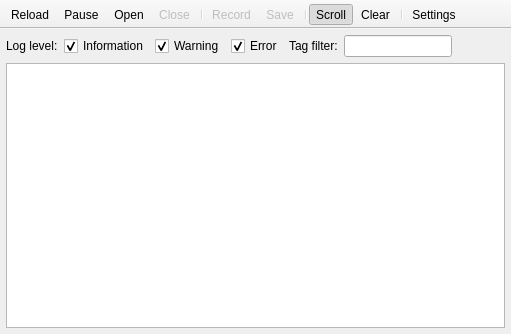
<?xml version="1.0" encoding="UTF-8"?>
<ui version="4.0">
 <class>MainWindow</class>
 <widget class="QMainWindow" name="MainWindow">
  <property name="geometry">
   <rect>
    <x>0</x>
    <y>0</y>
    <width>511</width>
    <height>334</height>
   </rect>
  </property>
  <property name="windowTitle">
   <string>Escorpio - LogBug</string>
  </property>
  <property name="windowIcon">
   <iconset resource="assets/assets.qrc">
    <normaloff>:/LogBug.png</normaloff>:/LogBug.png</iconset>
  </property>
  <widget class="QWidget" name="centralWidget">
   <layout class="QGridLayout" name="gridLayout_2">
    <property name="leftMargin">
     <number>3</number>
    </property>
    <property name="topMargin">
     <number>3</number>
    </property>
    <property name="rightMargin">
     <number>3</number>
    </property>
    <property name="bottomMargin">
     <number>3</number>
    </property>
    <item row="0" column="0">
     <widget class="QStackedWidget" name="stackedWidget">
      <property name="currentIndex">
       <number>0</number>
      </property>
      <widget class="QWidget" name="page">
       <layout class="QGridLayout" name="gridLayout">
        <property name="leftMargin">
         <number>3</number>
        </property>
        <property name="topMargin">
         <number>3</number>
        </property>
        <property name="rightMargin">
         <number>3</number>
        </property>
        <property name="bottomMargin">
         <number>3</number>
        </property>
        <item row="0" column="0">
         <layout class="QVBoxLayout" name="verticalLayout">
          <item>
           <layout class="QHBoxLayout" name="horizontalLayout">
            <item>
             <widget class="QLabel" name="label">
              <property name="text">
               <string>Log level:</string>
              </property>
             </widget>
            </item>
            <item>
             <widget class="QCheckBox" name="infoCheck">
              <property name="text">
               <string>Information</string>
              </property>
              <property name="icon">
               <iconset resource="assets/assets.qrc">
                <normaloff>:/info.png</normaloff>:/info.png</iconset>
              </property>
              <property name="checked">
               <bool>true</bool>
              </property>
             </widget>
            </item>
            <item>
             <widget class="QCheckBox" name="warningCheck">
              <property name="text">
               <string>Warning</string>
              </property>
              <property name="icon">
               <iconset resource="assets/assets.qrc">
                <normaloff>:/warning.png</normaloff>:/warning.png</iconset>
              </property>
              <property name="checked">
               <bool>true</bool>
              </property>
             </widget>
            </item>
            <item>
             <widget class="QCheckBox" name="errorCheck">
              <property name="text">
               <string>Error</string>
              </property>
              <property name="icon">
               <iconset resource="assets/assets.qrc">
                <normaloff>:/error.png</normaloff>:/error.png</iconset>
              </property>
              <property name="checked">
               <bool>true</bool>
              </property>
             </widget>
            </item>
            <item>
             <widget class="QLabel" name="label_2">
              <property name="text">
               <string>Tag filter:</string>
              </property>
             </widget>
            </item>
            <item>
             <widget class="QLineEdit" name="tagFilterText">
              <property name="sizePolicy">
               <sizepolicy hsizetype="Preferred" vsizetype="Fixed">
                <horstretch>0</horstretch>
                <verstretch>0</verstretch>
               </sizepolicy>
              </property>
             </widget>
            </item>
            <item>
             <spacer name="horizontalSpacer">
              <property name="orientation">
               <enum>Qt::Horizontal</enum>
              </property>
              <property name="sizeHint" stdset="0">
               <size>
                <width>40</width>
                <height>20</height>
               </size>
              </property>
             </spacer>
            </item>
           </layout>
          </item>
          <item>
           <widget class="QTableView" name="logTable">
            <property name="sizeAdjustPolicy">
             <enum>QAbstractScrollArea::AdjustToContents</enum>
            </property>
            <property name="editTriggers">
             <set>QAbstractItemView::NoEditTriggers</set>
            </property>
            <property name="alternatingRowColors">
             <bool>true</bool>
            </property>
            <property name="selectionMode">
             <enum>QAbstractItemView::SingleSelection</enum>
            </property>
            <property name="selectionBehavior">
             <enum>QAbstractItemView::SelectRows</enum>
            </property>
            <property name="cornerButtonEnabled">
             <bool>false</bool>
            </property>
            <attribute name="horizontalHeaderCascadingSectionResizes">
             <bool>true</bool>
            </attribute>
            <attribute name="horizontalHeaderHighlightSections">
             <bool>false</bool>
            </attribute>
            <attribute name="horizontalHeaderStretchLastSection">
             <bool>true</bool>
            </attribute>
            <attribute name="verticalHeaderVisible">
             <bool>false</bool>
            </attribute>
           </widget>
          </item>
         </layout>
        </item>
       </layout>
      </widget>
      <widget class="QWidget" name="page_2">
       <layout class="QGridLayout" name="gridLayout_4">
        <item row="0" column="0">
         <widget class="QGroupBox" name="groupBox">
          <property name="title">
           <string>Settings</string>
          </property>
          <layout class="QGridLayout" name="gridLayout_3">
           <property name="leftMargin">
            <number>3</number>
           </property>
           <property name="topMargin">
            <number>3</number>
           </property>
           <property name="rightMargin">
            <number>3</number>
           </property>
           <property name="bottomMargin">
            <number>3</number>
           </property>
           <property name="spacing">
            <number>3</number>
           </property>
           <item row="2" column="0">
            <layout class="QHBoxLayout" name="horizontalLayout_3">
             <item>
              <spacer name="horizontalSpacer_2">
               <property name="orientation">
                <enum>Qt::Horizontal</enum>
               </property>
               <property name="sizeHint" stdset="0">
                <size>
                 <width>40</width>
                 <height>20</height>
                </size>
               </property>
              </spacer>
             </item>
             <item>
              <widget class="QPushButton" name="okButton">
               <property name="text">
                <string>OK</string>
               </property>
               <property name="icon">
                <iconset resource="assets/assets.qrc">
                 <normaloff>:/save.png</normaloff>:/save.png</iconset>
               </property>
              </widget>
             </item>
             <item>
              <widget class="QPushButton" name="cancelButton">
               <property name="text">
                <string>Cancel</string>
               </property>
               <property name="icon">
                <iconset resource="assets/assets.qrc">
                 <normaloff>:/cancel.png</normaloff>:/cancel.png</iconset>
               </property>
              </widget>
             </item>
            </layout>
           </item>
           <item row="0" column="0">
            <layout class="QHBoxLayout" name="horizontalLayout_2">
             <item>
              <widget class="QGroupBox" name="parametersBox">
               <property name="title">
                <string>Serial port</string>
               </property>
               <layout class="QGridLayout" name="gridLayout_5">
                <item row="2" column="1">
                 <widget class="QComboBox" name="parityBox"/>
                </item>
                <item row="4" column="0">
                 <widget class="QLabel" name="flowControlLabel">
                  <property name="text">
                   <string>Flow control:</string>
                  </property>
                 </widget>
                </item>
                <item row="3" column="0">
                 <widget class="QLabel" name="stopBitsLabel">
                  <property name="text">
                   <string>Stop bits:</string>
                  </property>
                 </widget>
                </item>
                <item row="3" column="1">
                 <widget class="QComboBox" name="stopBitsBox"/>
                </item>
                <item row="4" column="1">
                 <widget class="QComboBox" name="flowControlBox"/>
                </item>
                <item row="1" column="0">
                 <widget class="QLabel" name="dataBitsLabel">
                  <property name="text">
                   <string>Data bits:</string>
                  </property>
                 </widget>
                </item>
                <item row="1" column="1">
                 <widget class="QComboBox" name="dataBitsBox"/>
                </item>
                <item row="2" column="0">
                 <widget class="QLabel" name="parityLabel">
                  <property name="text">
                   <string>Parity:</string>
                  </property>
                 </widget>
                </item>
                <item row="0" column="0">
                 <widget class="QLabel" name="baudRateLabel">
                  <property name="text">
                   <string>BaudRate:</string>
                  </property>
                 </widget>
                </item>
                <item row="0" column="1">
                 <widget class="QComboBox" name="baudRateBox"/>
                </item>
               </layout>
              </widget>
             </item>
            </layout>
           </item>
           <item row="1" column="0">
            <spacer name="verticalSpacer">
             <property name="orientation">
              <enum>Qt::Vertical</enum>
             </property>
             <property name="sizeHint" stdset="0">
              <size>
               <width>20</width>
               <height>40</height>
              </size>
             </property>
            </spacer>
           </item>
          </layout>
         </widget>
        </item>
       </layout>
      </widget>
     </widget>
    </item>
   </layout>
  </widget>
  <widget class="QToolBar" name="mainToolBar">
   <property name="movable">
    <bool>false</bool>
   </property>
   <property name="allowedAreas">
    <set>Qt::NoToolBarArea</set>
   </property>
   <property name="toolButtonStyle">
    <enum>Qt::ToolButtonIconOnly</enum>
   </property>
   <property name="floatable">
    <bool>false</bool>
   </property>
   <attribute name="toolBarArea">
    <enum>TopToolBarArea</enum>
   </attribute>
   <attribute name="toolBarBreak">
    <bool>false</bool>
   </attribute>
   <addaction name="actionReload"/>
   <addaction name="actionPause"/>
   <addaction name="actionOpen"/>
   <addaction name="actionClose"/>
   <addaction name="separator"/>
   <addaction name="actionRecord"/>
   <addaction name="actionSave"/>
   <addaction name="separator"/>
   <addaction name="actionScroll"/>
   <addaction name="actionClear"/>
   <addaction name="separator"/>
   <addaction name="actionSettings"/>
  </widget>
  <action name="actionOpen">
   <property name="icon">
    <iconset resource="assets/assets.qrc">
     <normaloff>:/play.png</normaloff>:/play.png</iconset>
   </property>
   <property name="text">
    <string>Open</string>
   </property>
  </action>
  <action name="actionClose">
   <property name="enabled">
    <bool>false</bool>
   </property>
   <property name="icon">
    <iconset resource="assets/assets.qrc">
     <normaloff>:/stop.png</normaloff>:/stop.png</iconset>
   </property>
   <property name="text">
    <string>Close</string>
   </property>
   <property name="visible">
    <bool>true</bool>
   </property>
  </action>
  <action name="actionSave">
   <property name="enabled">
    <bool>false</bool>
   </property>
   <property name="icon">
    <iconset resource="assets/assets.qrc">
     <normaloff>:/export.png</normaloff>:/export.png</iconset>
   </property>
   <property name="text">
    <string>Save</string>
   </property>
  </action>
  <action name="actionReload">
   <property name="icon">
    <iconset resource="assets/assets.qrc">
     <normaloff>:/refresh.png</normaloff>:/refresh.png</iconset>
   </property>
   <property name="text">
    <string>Reload</string>
   </property>
  </action>
  <action name="actionClear">
   <property name="icon">
    <iconset resource="assets/assets.qrc">
     <normaloff>:/clear.png</normaloff>:/clear.png</iconset>
   </property>
   <property name="text">
    <string>Clear</string>
   </property>
  </action>
  <action name="actionRecord">
   <property name="enabled">
    <bool>false</bool>
   </property>
   <property name="icon">
    <iconset resource="assets/assets.qrc">
     <normaloff>:/record.png</normaloff>:/record.png</iconset>
   </property>
   <property name="text">
    <string>Record</string>
   </property>
  </action>
  <action name="actionPause">
   <property name="icon">
    <iconset resource="assets/assets.qrc">
     <normaloff>:/pause.png</normaloff>:/pause.png</iconset>
   </property>
   <property name="text">
    <string>Pause</string>
   </property>
   <property name="visible">
    <bool>false</bool>
   </property>
  </action>
  <action name="actionScroll">
   <property name="checkable">
    <bool>true</bool>
   </property>
   <property name="checked">
    <bool>true</bool>
   </property>
   <property name="icon">
    <iconset resource="assets/assets.qrc">
     <normaloff>:/down.png</normaloff>:/down.png</iconset>
   </property>
   <property name="text">
    <string>Scroll</string>
   </property>
  </action>
  <action name="actionSettings">
   <property name="icon">
    <iconset resource="assets/assets.qrc">
     <normaloff>:/settings.png</normaloff>:/settings.png</iconset>
   </property>
   <property name="text">
    <string>Settings</string>
   </property>
  </action>
 </widget>
 <layoutdefault spacing="6" margin="11"/>
 <resources>
  <include location="assets/assets.qrc"/>
 </resources>
 <connections/>
</ui>
